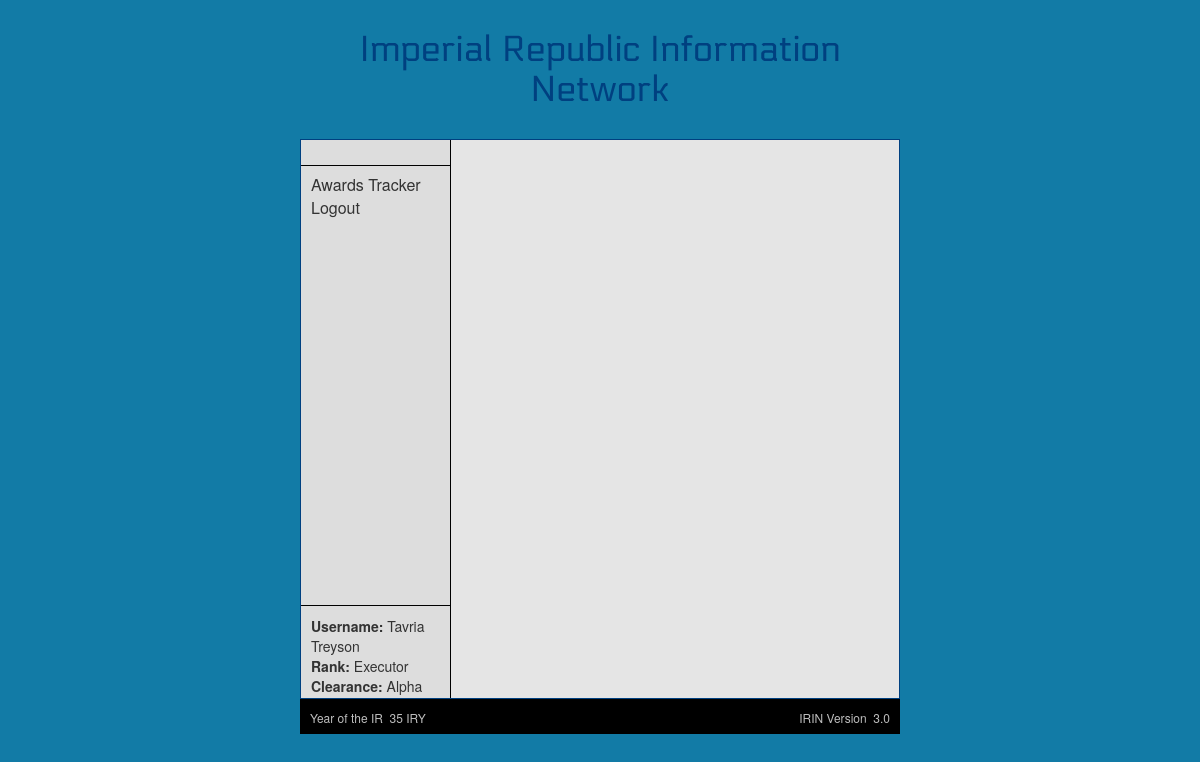
Screenshot of /main.php (signed in) with the database file from the repository.
### tables this page shows
CREATE TABLE IF NOT EXISTS `pages` (
  `id` int(3) NOT NULL AUTO_INCREMENT,
  `name` varchar(100) NOT NULL DEFAULT '',
  `desc` varchar(100) NOT NULL DEFAULT '',
  `page` varchar(100) NOT NULL DEFAULT '',
  `title` varchar(100) NOT NULL DEFAULT '',
  `clearance` int(3) NOT NULL DEFAULT '0',
  `admin` int(3) NOT NULL DEFAULT '0',
  `team` int(11) NOT NULL DEFAULT '0',
  PRIMARY KEY (`id`)
);

CREATE TABLE IF NOT EXISTS `irclock` (
  `id` int(11) NOT NULL AUTO_INCREMENT,
  `year` int(10) NOT NULL,
  `era` int(2) NOT NULL,
  `date` date NOT NULL,
  `latest` tinyint(1) NOT NULL,
  PRIMARY KEY (`id`)
);

CREATE TABLE IF NOT EXISTS `version` (
  `id` int(3) NOT NULL AUTO_INCREMENT,
  `version` varchar(12) NOT NULL,
  `vtimestamp` date NOT NULL,
  `latest` int(1) NOT NULL,
  PRIMARY KEY (`id`),
  KEY `version` (`version`)
);

### lib/page.class.php (called while the page is built, shortened)
<?php
class Page {
    private $name;
    private $page;
    public function __construct($name, $desc, $title, $page) {
        $this->name = $name;
        $this->page = $page;
    }
    public static function getPages(User $user) {
        global $mysqli;
        $pages = array();
        $query = $mysqli->query("SELECT * FROM pages ORDER BY id");
        while ($result = $query->fetch_array()) {
            if (
                ($result['clearance'] > 0 && $user->getClearance() && $user->getClearance()->getClearance() >= $result['clearance']) ||
                ($result['admin'] > 0 && $result['team'] != 0 && (($user->getAdmin() && $user->getAdmin()->getAdminLevel() >= $result['admin'] && in_array(new Division($result['team']), $user->getAdmin()->getTeams())) || ($user->getAdmin() && $user->getAdmin()->getAdminLevel() > $result['admin'] + 1)) || ($user->getAdmin() && $user->getAdmin()->getAdminLevel() > 3)) ||
                ($user->getAdmin() && $user->getAdmin()->getAdminLevel() >= $result['admin'] && $result['team'] == 0) ||
                ($result['clearance'] == 0 && $result['admin'] == 0)
            ) {
                $pages[] = new self($result['name'], $result['desc'], $result['title'], $result['page']);
            }
        }
        return $pages;
    }
    public function getName() {
        return $this->name;
    }
    public function getPage() {
        return $this->page;
    }
}

### lib/user.class.php (called while the page is built, shortened)
<?php
    class User {
        private $name;
        private $rank;
        private $sc;
        private $admin = false;
        public function getName() {
            return $this->name;
        }
        public function getRank() {
            return $this->rank;
        }
        public function getClearance() {
            return $this->sc;
        }
        public function getAdmin() {
            return $this->admin;
        }
    }

### lib/rank.class.php (called while the page is built, shortened)
<?php
    class Rank {
        private $name;
        public function getName() {
            return $this->name;
        }
    }

### lib/clearance.class.php (called while the page is built, shortened)
<?php
    class SecurityClearance {
        private $id;
        private static $clearances = array('None', 'Civilian', 'Epsilon', 'Delta Green', 'Delta Red', 'Alpha Green', 'Alpha Blue', 'Administrator');
        public function getClearanceName() {
            return static::$clearances[$this->id];
        }
    }

### lib/year.class.php (called while the page is built, shortened)
<?php
class Year {
    private $year;
    private $era;
    public function __construct($id) {
        global $mysqli;
        $query = $mysqli->query("SELECT * FROM irclock WHERE id = $id");
        $result = $query->fetch_array();
        extract($result);
        $this->year = $year;
        if ($era == 1)
            $this->era = 'UFY';
        else
            $this->era = 'IRY';
    }
    public static function getCurrentYear() {
        global $mysqli;
        $query = $mysqli->query("SELECT * FROM irclock WHERE latest = 1");
        $result = $query->fetch_array();
        return new self($result['id']);
    }
    public function getFullYear() {
        return $this->year . ' ' . $this->era;
    }
}

### lib/version.class.php (called while the page is built, shortened)
<?php
class Version {
    private $version;
    public function __construct($id) {
        global $mysqli;
        $query = $mysqli->query("SELECT * FROM version WHERE id = $id");
        $result = $query->fetch_array();
        extract($result);
        $this->version = $version;
    }
    public static function getLatestVersion() {
        global $mysqli;
        $query = $mysqli->query("SELECT * FROM version WHERE latest = 1");
        $result = $query->fetch_array();
        return new self($result['id']);
    }
    public function getVersion() {
        return $this->version;
    }
}

### main.php (the view, shortened to what this page needs)
<?php
$pages = Page::getPages($_SESSION['user']);
?>
<!DOCTYPE html>
<html>
<head>
    <link href="css/bootstrap.min.css" type="text/css" rel="stylesheet" />
    <link href="css/style.css" type="text/css" rel="stylesheet" />
</head>
<body>
    <div class="container">
        <h1>Imperial Republic Information Network</h1>
        <div class="row">
            <div id="sidebar" class="col-md-3">
                <div id="top"></div>
                <div id="pages">
                    <div class="panel-group" id="menu" role="tablist" aria-multiselectable="true">
                        <?php
                        foreach ($pages as $page) {
                            if ($page->getPage() == 'home') {
                                ?>
                                <div class="panel panel-default">
                                    <div class="panel-heading" role="tab" id="<?php echo $page->getPage() ?>">
                                        <h4 class="panel-title">
                                            <a class="collapsed" role="button" data-parent="#menu" aria-expanded="false" aria-controls="<?php echo $page->getPage() ?>Collapse" onclick="load('<?php echo $page->getPage() ?>', 'none', 'none', {})">
                                                <?php echo $page->getName() ?>
                                            </a>
                                        </h4>
                                    </div>
                                    <div id="<?php echo $page->getPage() ?>Collapse" class="panel-collapse collapse" role="tabpanel" aria-labelledby="<?php echo $page->getPage() ?>">
                                        <div class="panel-body">
                                            Action: none
                                        </div>
                                    </div>
                                </div>
                                <?php
                            } else {
                                ?>
                                <div class="panel panel-default">
                                    <div class="panel-heading" role="tab" id="<?php echo $page->getPage() ?>">
                                        <h4 class="panel-title">
                                            <a class="collapsed" role="button" data-parent="#menu" aria-expanded="false" aria-controls="<?php echo $page->getPage() ?>Collapse" onclick="load('<?php echo $page->getPage() ?>', 'none', 'none', {})">
                                                <?php echo $page->getName() ?>
                                            </a>
                                        </h4>
                                    </div>
                                </div>
                                <?php
                            }
                        }
                        ?>
                        <div class="panel panel-default">
                            <div class="panel-heading" role="tab" id="logout">
                                <h4 class="panel-title">
                                    <a class="collapsed" role="button" data-parent="#menu" aria-expanded="false" aria-controls=logoutCollapse" onclick="load('logout', 'none', 'none', {})">
                                        Logout
                                    </a>
                                </h4>
                            </div>
                        </div>
                    </div>
                </div>
                <div id="blank"></div>
                <div id="session">
                    <b>Username: </b><?php echo $_SESSION['user']->getName() ?><br />
                    <b>Rank: </b><?php echo $_SESSION['user']->getRank()->getName() ?><br />
                    <b>Clearance: </b><?php echo $_SESSION['user']->getClearance()->getClearanceName() ?><br />
                </div>
            </div>
            <div id="main" class="col-md-9">
            </div>
        </div>
        <div id="footer" class="row">
            <span>Year of the IR&nbsp;&nbsp;<?php echo Year::getCurrentYear()->getFullYear() ?></span>
            <span class="pull-right">IRIN Version&nbsp;&nbsp;<?php echo Version::getLatestVersion()->getVersion() ?></span>
        </div>
    </div>
</body>
</html>

### css/style.css (style rules this page uses)
html, body { width: 100%; height: 100%; background: #127ba6; }
body { background-image: url('http://nexus.eotir.com/public/style_images/xeriteq34/bg-top.png'), url('http://nexus.eotir.com/public/style_images/xeriteq34/bg-bot.png'); background-repeat: no-repeat, no-repeat; background-position: top center, bottom center; }
body > .container { background-color: transparent; height: 100%; width: 50%; padding: 0; }
.container > h1 { margin-top: 5%; }
.container > .row:first-of-type { background-color: #e5e5e5; height: 70%; margin: 0; margin-top: 5%; border: 1px solid #004080; }
#sidebar { height: 100%; padding: 0; background-color: #dddddd; border-right: 1px solid black; overflow: auto; }
#sidebar > div { padding: 10px; }
#top { padding: 0 !important; height: 26px; background: url(http://nexus.eotir.com/public/style_images/xeriteq34/sidebar_bg.png) repeat-x top left; border-bottom: 1px solid black; }
#pages { min-height: 75%; position: relative; }
#menu .panel { border: none; background: none; -webkit-box-shadow: none; box-shadow: none; }
#menu .panel-heading { background: none; border: none; padding: 0; }
#blank { height: 2%; border-bottom: 1px solid black; }
#session { height: 10%; margin-bottom: 5px; }
#main { max-height: 100%; padding: 10px; overflow: auto; }
#footer { width: 100%; height: 35px; color: #bebebe; background: #000000 url(http://nexus.eotir.com/public/style_images/xeriteq34/nav_bg.png); background-size: auto; margin: 0; padding: 10px; font-size: 12px; }
h1, h3 { color: #004080; text-align: center; font-family: Electrolize, sans-serif; }

### rows the page displays
pages: name "Awards Tracker"
irclock: Year::getCurrentYear()->getFullYear() "35 IRY"
version: Version::getLatestVersion()->getVersion() "3.0"

### other values shown
$_SESSION['user']->getName() "Tavria Treyson"
$_SESSION['user']->getRank()->getName() "Executor"
$_SESSION['user']->getClearance()->getClearanceName() "Alpha…"
